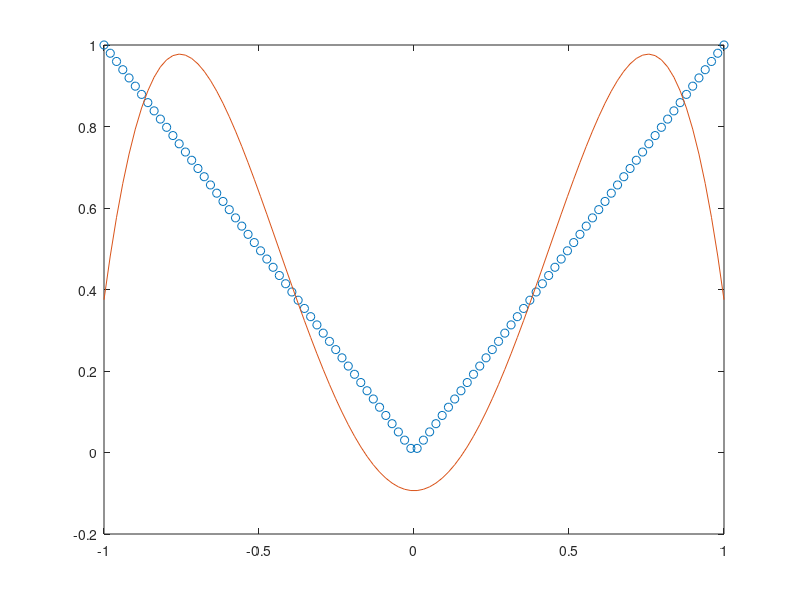

MATLAB code for this plot: (Note: this script raises an error after producing the figure.)
%6.33
x=linspace(-1,1)
y=abs(x)

%see how the result polyval gives
p = polyfit(x,y,4) %degree increase, error decrease. decrease utill a certain degree and stop decrease.
x1 = linspace(-1,1);
y1 = polyval(p,x1);
figure
plot(x,y,'o')
hold on
plot(x1,y1)
hold off

%then use the one I derived in the homework(graph matches polyval graph)
approx=-(105/32)*x.^4+(120/32)*x.^2-(3/32)
plot(x,y,'o')
hold on
plot(x,approx)
hold off

%This is still the one I derived in the hw, computed using matlab
syms x
q0=1/sqrt(2);
q1=x/sqrt(2/3);
q2=(1/2)*(3*x^2-1)/sqrt(2/5);
q3=(1/2)*(5*x^3-3*x)/sqrt(2/7);
q4=(1/4)*(35*x^4-30*x^2+3)/sqrt(2/9);
% q=[q0 q1 q2 q3 q4]

f=abs(x);
approx=int(f*q0,-1,1)*q0+int(f*q1,-1,1)*q1+int(f*q2,-1,1)*q2+int(f*q3,-1,1)*q3+int(f*q4,-1,1)*q4
% approx=(45*x^2)/16 - (105*x^4)/32 + (2^(1/2)*5^(1/2)*10^(1/2)*((3*x^2)/2 - 1/2))/16 + 7/32
figure
x=linspace(-1,1)
y=(45*x.^2)/16 - (105*x.^4)/32 + (2^(1/2)*5^(1/2)*10^(1/2)*((3*x.^2)/2 - 1/2))/16 + 7/32
plot(x,y,'o')
hold on
y1=abs(x)
plot(x,y1,'o')
hold off